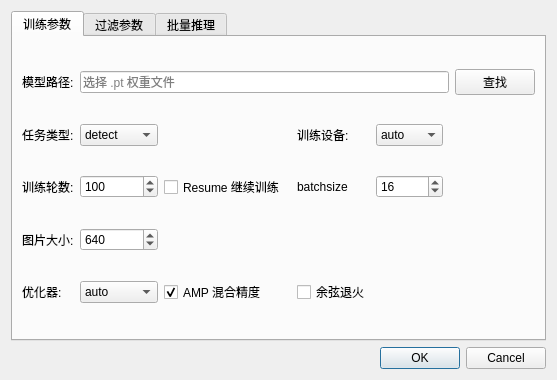
<?xml version="1.0" encoding="UTF-8"?>
<ui version="4.0">
 <class>Ultrainfer</class>
 <widget class="QDialog" name="Ultrainfer">
  <property name="geometry">
   <rect>
    <x>0</x>
    <y>0</y>
    <width>509</width>
    <height>380</height>
   </rect>
  </property>
  <property name="windowTitle">
   <string>Ultrainfer</string>
  </property>
  <layout class="QGridLayout" name="gridLayout_main">
   <item row="0" column="0">
    <widget class="QTabWidget" name="tabWidget">
     <property name="currentIndex">
      <number>0</number>
     </property>
     <widget class="QWidget" name="tab_train">
      <attribute name="title">
       <string>训练参数</string>
      </attribute>
      <layout class="QGridLayout" name="gridLayout_train">
       <item row="3" column="1">
        <widget class="QSpinBox" name="imgsz_spinBox">
         <property name="minimum">
          <number>32</number>
         </property>
         <property name="maximum">
          <number>4096</number>
         </property>
         <property name="singleStep">
          <number>32</number>
         </property>
         <property name="value">
          <number>640</number>
         </property>
        </widget>
       </item>
       <item row="2" column="1">
        <widget class="QSpinBox" name="epochs_spinBox">
         <property name="minimum">
          <number>1</number>
         </property>
         <property name="maximum">
          <number>9999</number>
         </property>
         <property name="value">
          <number>100</number>
         </property>
        </widget>
       </item>
       <item row="1" column="1">
        <widget class="QComboBox" name="task_cbBox">
         <item>
          <property name="text">
           <string>detect</string>
          </property>
         </item>
         <item>
          <property name="text">
           <string>segment</string>
          </property>
         </item>
         <item>
          <property name="text">
           <string>classify</string>
          </property>
         </item>
         <item>
          <property name="text">
           <string>pose</string>
          </property>
         </item>
        </widget>
       </item>
       <item row="2" column="0">
        <widget class="QLabel" name="epochs_label">
         <property name="text">
          <string>训练轮数:</string>
         </property>
        </widget>
       </item>
       <item row="0" column="0">
        <widget class="QLabel" name="modelPath_label">
         <property name="text">
          <string>模型路径:</string>
         </property>
        </widget>
       </item>
       <item row="1" column="5">
        <widget class="QComboBox" name="device_cbBox">
         <item>
          <property name="text">
           <string>auto</string>
          </property>
         </item>
         <item>
          <property name="text">
           <string>cpu</string>
          </property>
         </item>
         <item>
          <property name="text">
           <string>0</string>
          </property>
         </item>
         <item>
          <property name="text">
           <string>0,1</string>
          </property>
         </item>
         <item>
          <property name="text">
           <string>0,1,2</string>
          </property>
         </item>
         <item>
          <property name="text">
           <string>0,1,2,3</string>
          </property>
         </item>
        </widget>
       </item>
       <item row="1" column="4">
        <widget class="QLabel" name="device_label">
         <property name="text">
          <string>训练设备:</string>
         </property>
        </widget>
       </item>
       <item row="4" column="0">
        <widget class="QLabel" name="optimizer_label">
         <property name="text">
          <string>优化器:</string>
         </property>
        </widget>
       </item>
       <item row="2" column="4">
        <widget class="QLabel" name="batch_label">
         <property name="text">
          <string>batchsize</string>
         </property>
        </widget>
       </item>
       <item row="0" column="1" colspan="6">
        <widget class="QLineEdit" name="modelPath_lineEdit">
         <property name="placeholderText">
          <string>选择 .pt 权重文件</string>
         </property>
        </widget>
       </item>
       <item row="1" column="0">
        <widget class="QLabel" name="task_label">
         <property name="text">
          <string>任务类型:</string>
         </property>
        </widget>
       </item>
       <item row="4" column="1">
        <widget class="QComboBox" name="optimizer_cbBox">
         <item>
          <property name="text">
           <string>auto</string>
          </property>
         </item>
         <item>
          <property name="text">
           <string>SGD</string>
          </property>
         </item>
         <item>
          <property name="text">
           <string>Adam</string>
          </property>
         </item>
         <item>
          <property name="text">
           <string>AdamW</string>
          </property>
         </item>
        </widget>
       </item>
       <item row="2" column="5">
        <widget class="QSpinBox" name="batch_spinBox">
         <property name="minimum">
          <number>1</number>
         </property>
         <property name="maximum">
          <number>256</number>
         </property>
         <property name="value">
          <number>16</number>
         </property>
        </widget>
       </item>
       <item row="0" column="7">
        <widget class="QPushButton" name="modelPath_btn">
         <property name="text">
          <string>查找</string>
         </property>
        </widget>
       </item>
       <item row="3" column="0">
        <widget class="QLabel" name="imgsz_label">
         <property name="text">
          <string>图片大小:</string>
         </property>
        </widget>
       </item>
       <item row="2" column="2">
        <widget class="QCheckBox" name="resume_ckBox">
         <property name="text">
          <string>Resume 继续训练</string>
         </property>
        </widget>
       </item>
       <item row="4" column="2">
        <widget class="QCheckBox" name="amp_ckBox">
         <property name="text">
          <string>AMP 混合精度</string>
         </property>
         <property name="checked">
          <bool>true</bool>
         </property>
        </widget>
       </item>
       <item row="4" column="4">
        <widget class="QCheckBox" name="cos_lr_ckBox">
         <property name="text">
          <string>余弦退火</string>
         </property>
        </widget>
       </item>
      </layout>
     </widget>
     <widget class="QWidget" name="tab_filter">
      <attribute name="title">
       <string>过滤参数</string>
      </attribute>
      <layout class="QGridLayout" name="gridLayout_filter">
       <item row="0" column="0">
        <widget class="QGroupBox" name="filter_gpBox">
         <property name="title">
          <string>检测过滤参数</string>
         </property>
         <layout class="QGridLayout" name="gridLayout_filterInner">
          <item row="0" column="1">
           <widget class="QDoubleSpinBox" name="conf_spinBox">
            <property name="decimals">
             <number>2</number>
            </property>
            <property name="minimum">
             <double>0.000000000000000</double>
            </property>
            <property name="maximum">
             <double>1.000000000000000</double>
            </property>
            <property name="singleStep">
             <double>0.050000000000000</double>
            </property>
            <property name="value">
             <double>0.250000000000000</double>
            </property>
           </widget>
          </item>
          <item row="0" column="0">
           <widget class="QCheckBox" name="conf_ckBox">
            <property name="text">
             <string>置信度阈值</string>
            </property>
           </widget>
          </item>
          <item row="1" column="0">
           <widget class="QCheckBox" name="area_ckBox">
            <property name="text">
             <string>面积阈值</string>
            </property>
           </widget>
          </item>
          <item row="1" column="1" colspan="2">
           <layout class="QHBoxLayout" name="area_layout">
            <item>
             <widget class="QSpinBox" name="areaMin_spinBox">
              <property name="prefix">
               <string>最小: </string>
              </property>
              <property name="maximum">
               <number>1000000</number>
              </property>
              <property name="value">
               <number>100</number>
              </property>
             </widget>
            </item>
            <item>
             <widget class="QSpinBox" name="areaMax_spinBox">
              <property name="prefix">
               <string>最大: </string>
              </property>
              <property name="maximum">
               <number>1000000</number>
              </property>
              <property name="value">
               <number>100000</number>
              </property>
             </widget>
            </item>
           </layout>
          </item>
         </layout>
        </widget>
       </item>
      </layout>
     </widget>
     <widget class="QWidget" name="tab_batchInfer">
      <attribute name="title">
       <string>批量推理</string>
      </attribute>
      <layout class="QGridLayout" name="gridLayout_batchInfer">
       <item row="0" column="0">
        <widget class="QGroupBox" name="batchInfer_gpBox">
         <property name="title">
          <string>批量推理</string>
         </property>
         <layout class="QGridLayout" name="gridLayout_batchInner">
          <item row="0" column="0">
           <widget class="QRadioButton" name="isBatchInferButton">
            <property name="text">
             <string>启用批量推理</string>
            </property>
           </widget>
          </item>
          <item row="1" column="0">
           <widget class="QCheckBox" name="non_trainInfer_ckBox">
            <property name="enabled">
             <bool>false</bool>
            </property>
            <property name="text">
             <string>推理非训练集</string>
            </property>
           </widget>
          </item>
          <item row="1" column="1">
           <widget class="QCheckBox" name="trainInfer_ckBox">
            <property name="enabled">
             <bool>false</bool>
            </property>
            <property name="text">
             <string>推理训练集</string>
            </property>
           </widget>
          </item>
         </layout>
        </widget>
       </item>
      </layout>
     </widget>
    </widget>
   </item>
   <item row="1" column="0">
    <widget class="QDialogButtonBox" name="buttonBox">
     <property name="orientation">
      <enum>Qt::Orientation::Horizontal</enum>
     </property>
     <property name="standardButtons">
      <set>QDialogButtonBox::StandardButton::Cancel|QDialogButtonBox::StandardButton::Ok</set>
     </property>
    </widget>
   </item>
  </layout>
 </widget>
 <resources/>
 <connections>
  <connection>
   <sender>buttonBox</sender>
   <signal>accepted()</signal>
   <receiver>Ultrainfer</receiver>
   <slot>accept()</slot>
   <hints>
    <hint type="sourcelabel">
     <x>248</x>
     <y>350</y>
    </hint>
    <hint type="destinationlabel">
     <x>157</x>
     <y>370</y>
    </hint>
   </hints>
  </connection>
  <connection>
   <sender>buttonBox</sender>
   <signal>rejected()</signal>
   <receiver>Ultrainfer</receiver>
   <slot>reject()</slot>
   <hints>
    <hint type="sourcelabel">
     <x>316</x>
     <y>350</y>
    </hint>
    <hint type="destinationlabel">
     <x>286</x>
     <y>370</y>
    </hint>
   </hints>
  </connection>
 </connections>
</ui>
